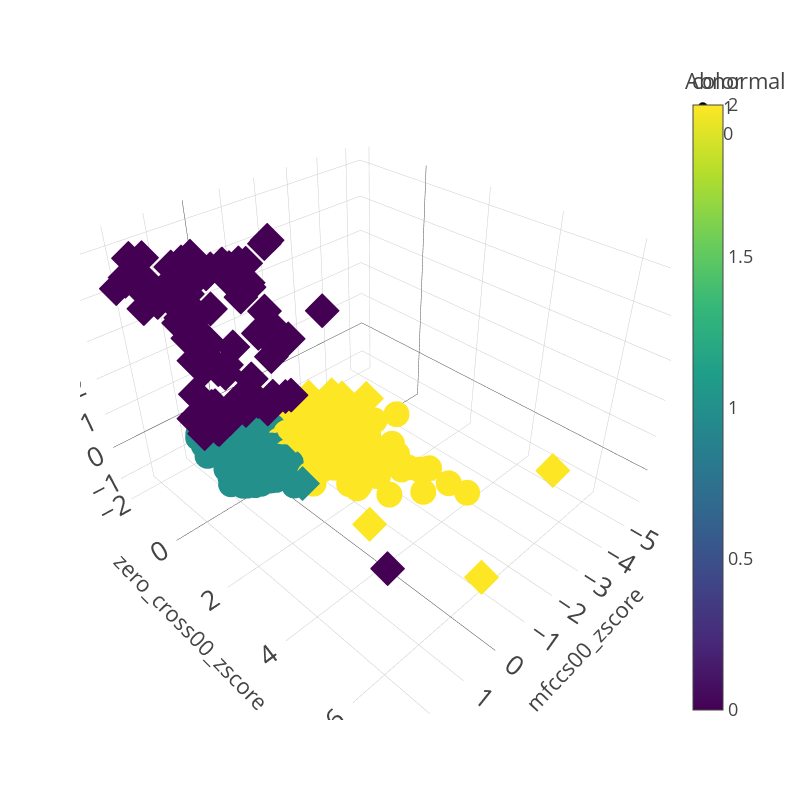

Notebook code for this chart:
### Code cell
import plotly.express as px
import plotly.io as pio
pio.templates


df = metrics_normalized_00
fig = px.scatter_3d(df, x='mfccs00_zscore', y='zero_cross00_zscore', z='rms00_zscore',
              color=kmeans.labels_, symbol = 'target', template = 'presentation', width=800, height=800,  labels={"target": "Abnormal"})
fig.show()

### Figure 1 — Plotly figure (JSON) as saved in the notebook; plotly's stock layout.template omitted (floating-point values rounded to 4 significant figures; data arrays with more than 128 entries replaced by an {"elided": "..."} marker saying what was removed)
{"data": [{"hovertemplate": "Abnormal=1<br>mfccs00_zscore=%{x}<br>zero_cross00_zscore=%{y}<br>rms00_zscore=%{z}<br>color=%{marker.color}<extra></extra>", "legendgroup": "1", "marker": {"color": {"elided": "1006 int values"}, "coloraxis": "coloraxis", "symbol": "circle"}, "mode": "markers", "name": "1", "scene": "scene", "showlegend": true, "type": "scatter3d", "x": {"elided": "1006 float values"}, "y": {"elided": "1006 float values"}, "z": {"elided": "1006 float values"}}, {"hovertemplate": "Abnormal=0<br>mfccs00_zscore=%{x}<br>zero_cross00_zscore=%{y}<br>rms00_zscore=%{z}<br>color=%{marker.color}<extra></extra>", "legendgroup": "0", "marker": {"color": {"elided": "143 int values"}, "coloraxis": "coloraxis", "symbol": "diamond"}, "mode": "markers", "name": "0", "scene": "scene", "showlegend": true, "type": "scatter3d", "x": {"elided": "143 float values"}, "y": {"elided": "143 float values"}, "z": {"elided": "143 float values"}}], "layout": {"coloraxis": {"colorbar": {"title": {"text": "color"}}, "colorscale": [[0, "#440154"], [0.1111, "#482878"], [0.2222, "#3e4989"], [0.3333, "#31688e"], [0.4444, "#26828e"], [0.5556, "#1f9e89"], [0.6667, "#35b779"], [0.7778, "#6ece58"], [0.8889, "#b5de2b"], [1, "#fde725"]]}, "height": 800, "legend": {"title": {"text": "Abnormal"}, "tracegroupgap": 0}, "margin": {"t": 60}, "scene": {"domain": {"x": [0, 1], "y": [0, 1]}, "xaxis": {"title": {"text": "mfccs00_zscore"}}, "yaxis": {"title": {"text": "zero_cross00_zscore"}}, "zaxis": {"title": {"text": "rms00_zscore"}}}, "width": 800}}
